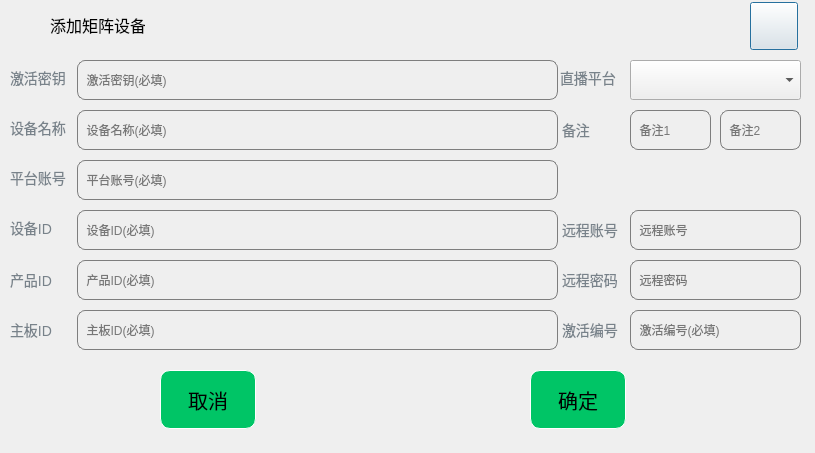
<?xml version="1.0" encoding="UTF-8"?>
<ui version="4.0">
 <class>GBSAddBroker</class>
 <widget class="QDialog" name="GBSAddBroker">
  <property name="geometry">
   <rect>
    <x>0</x>
    <y>0</y>
    <width>815</width>
    <height>453</height>
   </rect>
  </property>
  <property name="windowTitle">
   <string>Dialog</string>
  </property>
  <widget class="QWidget" name="widget" native="true">
   <property name="geometry">
    <rect>
     <x>0</x>
     <y>0</y>
     <width>815</width>
     <height>54</height>
    </rect>
   </property>
   <property name="styleSheet">
    <string notr="true"/>
   </property>
   <widget class="QLabel" name="label">
    <property name="geometry">
     <rect>
      <x>50</x>
      <y>14</y>
      <width>95</width>
      <height>22</height>
     </rect>
    </property>
    <property name="styleSheet">
     <string notr="true">font-size:16px;</string>
    </property>
    <property name="text">
     <string>添加矩阵设备</string>
    </property>
   </widget>
   <widget class="QPushButton" name="btnClose">
    <property name="geometry">
     <rect>
      <x>750</x>
      <y>2</y>
      <width>48</width>
      <height>48</height>
     </rect>
    </property>
    <property name="text">
     <string/>
    </property>
    <property name="icon">
     <iconset>
      <normaloff>../../forms/images/gbs/biz/gbs-close-window.png</normaloff>../../forms/images/gbs/biz/gbs-close-window.png</iconset>
    </property>
    <property name="iconSize">
     <size>
      <width>48</width>
      <height>48</height>
     </size>
    </property>
   </widget>
  </widget>
  <widget class="QWidget" name="widget_2" native="true">
   <property name="geometry">
    <rect>
     <x>-10</x>
     <y>50</y>
     <width>831</width>
     <height>411</height>
    </rect>
   </property>
   <widget class="QLineEdit" name="leActivationCode">
    <property name="geometry">
     <rect>
      <x>87</x>
      <y>10</y>
      <width>481</width>
      <height>40</height>
     </rect>
    </property>
    <property name="styleSheet">
     <string notr="true">background-color:transparent;
border: 1px solid  #7E7E7E;
border-radius: 8px;
</string>
    </property>
    <property name="text">
     <string/>
    </property>
    <property name="placeholderText">
     <string>  激活密钥(必填)</string>
    </property>
   </widget>
   <widget class="QLineEdit" name="leDeviceName">
    <property name="geometry">
     <rect>
      <x>87</x>
      <y>60</y>
      <width>481</width>
      <height>40</height>
     </rect>
    </property>
    <property name="styleSheet">
     <string notr="true">background-color:transparent;
border: 1px solid  #7E7E7E;
border-radius: 8px;
</string>
    </property>
    <property name="placeholderText">
     <string>  设备名称(必填)</string>
    </property>
   </widget>
   <widget class="QPushButton" name="btnOK">
    <property name="geometry">
     <rect>
      <x>540</x>
      <y>320</y>
      <width>96</width>
      <height>59</height>
     </rect>
    </property>
    <property name="styleSheet">
     <string notr="true">background-color:#00C566;
border: 1px solid white;
border-radius:10px;
font-size:20px;</string>
    </property>
    <property name="text">
     <string>确定</string>
    </property>
   </widget>
   <widget class="QPushButton" name="btnCancel">
    <property name="geometry">
     <rect>
      <x>170</x>
      <y>320</y>
      <width>96</width>
      <height>59</height>
     </rect>
    </property>
    <property name="styleSheet">
     <string notr="true">background-color:#00C566;
border: 1px solid white;
border-radius:10px;
font-size:20px;</string>
    </property>
    <property name="text">
     <string>取消</string>
    </property>
   </widget>
   <widget class="QLineEdit" name="lePlatformAccount">
    <property name="geometry">
     <rect>
      <x>87</x>
      <y>110</y>
      <width>481</width>
      <height>40</height>
     </rect>
    </property>
    <property name="styleSheet">
     <string notr="true">background-color:transparent;
border: 1px solid  #7E7E7E;
border-radius: 8px;
</string>
    </property>
    <property name="placeholderText">
     <string>  平台账号(必填)</string>
    </property>
   </widget>
   <widget class="QLineEdit" name="leDeviceNo">
    <property name="geometry">
     <rect>
      <x>87</x>
      <y>160</y>
      <width>481</width>
      <height>40</height>
     </rect>
    </property>
    <property name="styleSheet">
     <string notr="true">background-color:transparent;
border: 1px solid  #7E7E7E;
border-radius: 8px;
</string>
    </property>
    <property name="placeholderText">
     <string>  设备ID(必填)</string>
    </property>
   </widget>
   <widget class="QLineEdit" name="leProductNo">
    <property name="geometry">
     <rect>
      <x>87</x>
      <y>210</y>
      <width>481</width>
      <height>40</height>
     </rect>
    </property>
    <property name="styleSheet">
     <string notr="true">background-color:transparent;
border: 1px solid  #7E7E7E;
border-radius: 8px;
</string>
    </property>
    <property name="placeholderText">
     <string>  产品ID(必填)</string>
    </property>
   </widget>
   <widget class="QLabel" name="label_2">
    <property name="geometry">
     <rect>
      <x>20</x>
      <y>20</y>
      <width>61</width>
      <height>16</height>
     </rect>
    </property>
    <property name="styleSheet">
     <string notr="true">color: #78828A;
font-size: 14px;</string>
    </property>
    <property name="text">
     <string>激活密钥</string>
    </property>
   </widget>
   <widget class="QLabel" name="label_3">
    <property name="geometry">
     <rect>
      <x>20</x>
      <y>70</y>
      <width>61</width>
      <height>16</height>
     </rect>
    </property>
    <property name="styleSheet">
     <string notr="true">color: #78828A;
font-size: 14px;</string>
    </property>
    <property name="text">
     <string>设备名称</string>
    </property>
   </widget>
   <widget class="QLabel" name="label_4">
    <property name="geometry">
     <rect>
      <x>20</x>
      <y>120</y>
      <width>61</width>
      <height>16</height>
     </rect>
    </property>
    <property name="styleSheet">
     <string notr="true">color: #78828A;
font-size: 14px;</string>
    </property>
    <property name="text">
     <string>平台账号</string>
    </property>
   </widget>
   <widget class="QLabel" name="label_5">
    <property name="geometry">
     <rect>
      <x>20</x>
      <y>170</y>
      <width>61</width>
      <height>16</height>
     </rect>
    </property>
    <property name="styleSheet">
     <string notr="true">color: #78828A;
font-size: 14px;</string>
    </property>
    <property name="text">
     <string>设备ID</string>
    </property>
   </widget>
   <widget class="QLabel" name="label_6">
    <property name="geometry">
     <rect>
      <x>20</x>
      <y>220</y>
      <width>61</width>
      <height>20</height>
     </rect>
    </property>
    <property name="styleSheet">
     <string notr="true">color: #78828A;
font-size: 14px;</string>
    </property>
    <property name="text">
     <string>产品ID</string>
    </property>
   </widget>
   <widget class="QComboBox" name="comboBox">
    <property name="geometry">
     <rect>
      <x>640</x>
      <y>10</y>
      <width>171</width>
      <height>40</height>
     </rect>
    </property>
   </widget>
   <widget class="QLabel" name="label_7">
    <property name="geometry">
     <rect>
      <x>570</x>
      <y>20</y>
      <width>61</width>
      <height>16</height>
     </rect>
    </property>
    <property name="styleSheet">
     <string notr="true">color: #78828A;
font-size: 14px;</string>
    </property>
    <property name="text">
     <string>直播平台</string>
    </property>
   </widget>
   <widget class="QLabel" name="label_8">
    <property name="geometry">
     <rect>
      <x>572</x>
      <y>70</y>
      <width>61</width>
      <height>20</height>
     </rect>
    </property>
    <property name="styleSheet">
     <string notr="true">color: #78828A;
font-size: 14px;</string>
    </property>
    <property name="text">
     <string>备注</string>
    </property>
   </widget>
   <widget class="QLineEdit" name="leRemark1">
    <property name="geometry">
     <rect>
      <x>640</x>
      <y>60</y>
      <width>81</width>
      <height>40</height>
     </rect>
    </property>
    <property name="styleSheet">
     <string notr="true">background-color:transparent;
border: 1px solid  #7E7E7E;
border-radius: 8px;
</string>
    </property>
    <property name="placeholderText">
     <string>  备注1</string>
    </property>
   </widget>
   <widget class="QLineEdit" name="leRemark2">
    <property name="geometry">
     <rect>
      <x>730</x>
      <y>60</y>
      <width>81</width>
      <height>40</height>
     </rect>
    </property>
    <property name="styleSheet">
     <string notr="true">background-color:transparent;
border: 1px solid  #7E7E7E;
border-radius: 8px;
</string>
    </property>
    <property name="placeholderText">
     <string>  备注2</string>
    </property>
   </widget>
   <widget class="QLineEdit" name="leRemoteAccount">
    <property name="geometry">
     <rect>
      <x>640</x>
      <y>160</y>
      <width>171</width>
      <height>40</height>
     </rect>
    </property>
    <property name="styleSheet">
     <string notr="true">background-color:transparent;
border: 1px solid  #7E7E7E;
border-radius: 8px;
</string>
    </property>
    <property name="placeholderText">
     <string>  远程账号</string>
    </property>
   </widget>
   <widget class="QLabel" name="label_9">
    <property name="geometry">
     <rect>
      <x>572</x>
      <y>170</y>
      <width>61</width>
      <height>20</height>
     </rect>
    </property>
    <property name="styleSheet">
     <string notr="true">color: #78828A;
font-size: 14px;</string>
    </property>
    <property name="text">
     <string>远程账号</string>
    </property>
   </widget>
   <widget class="QLineEdit" name="leRemotePassword">
    <property name="geometry">
     <rect>
      <x>640</x>
      <y>210</y>
      <width>171</width>
      <height>40</height>
     </rect>
    </property>
    <property name="styleSheet">
     <string notr="true">background-color:transparent;
border: 1px solid  #7E7E7E;
border-radius: 8px;
</string>
    </property>
    <property name="placeholderText">
     <string>  远程密码</string>
    </property>
   </widget>
   <widget class="QLabel" name="label_10">
    <property name="geometry">
     <rect>
      <x>572</x>
      <y>220</y>
      <width>61</width>
      <height>20</height>
     </rect>
    </property>
    <property name="styleSheet">
     <string notr="true">color: #78828A;
font-size: 14px;</string>
    </property>
    <property name="text">
     <string>远程密码</string>
    </property>
   </widget>
   <widget class="QLineEdit" name="leUniqueID">
    <property name="geometry">
     <rect>
      <x>87</x>
      <y>260</y>
      <width>481</width>
      <height>40</height>
     </rect>
    </property>
    <property name="styleSheet">
     <string notr="true">background-color:transparent;
border: 1px solid  #7E7E7E;
border-radius: 8px;
</string>
    </property>
    <property name="text">
     <string/>
    </property>
    <property name="placeholderText">
     <string>  主板ID(必填)</string>
    </property>
   </widget>
   <widget class="QLabel" name="label_11">
    <property name="geometry">
     <rect>
      <x>20</x>
      <y>270</y>
      <width>61</width>
      <height>20</height>
     </rect>
    </property>
    <property name="styleSheet">
     <string notr="true">color: #78828A;
font-size: 14px;</string>
    </property>
    <property name="text">
     <string>主板ID</string>
    </property>
   </widget>
   <widget class="QLabel" name="label_12">
    <property name="geometry">
     <rect>
      <x>572</x>
      <y>270</y>
      <width>61</width>
      <height>20</height>
     </rect>
    </property>
    <property name="styleSheet">
     <string notr="true">color: #78828A;
font-size: 14px;</string>
    </property>
    <property name="text">
     <string>激活编号</string>
    </property>
   </widget>
   <widget class="QLineEdit" name="leActivationNo">
    <property name="geometry">
     <rect>
      <x>640</x>
      <y>260</y>
      <width>171</width>
      <height>40</height>
     </rect>
    </property>
    <property name="styleSheet">
     <string notr="true">background-color:transparent;
border: 1px solid  #7E7E7E;
border-radius: 8px;
</string>
    </property>
    <property name="text">
     <string/>
    </property>
    <property name="placeholderText">
     <string>  激活编号(必填)</string>
    </property>
   </widget>
  </widget>
 </widget>
 <resources>
  <include location="../Resources.qrc"/>
 </resources>
 <connections/>
</ui>
